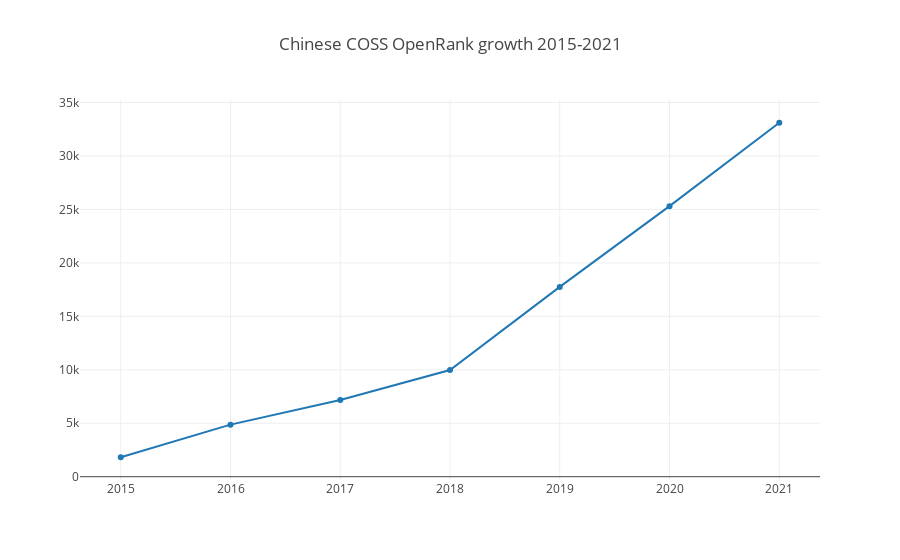

Notebook source saved alongside this figure:
### Markdown cell above
## OpenRank growth for global COSS

### Code cell
openDigger.index.openrank.getRepoOpenrank({
    labelIntersect: [':companies/coss', ':regions/China'],
    startYear: 2015,
    endYear: 2021,
    startMonth: 1,
    endMonth: 12,
    groupTimeRange: 'year',
    groupBy: 'Company',
    limit: -1
}).then(data => {
    var x = [2015, 2016, 2017, 2018, 2019, 2020, 2021];
    var y = [];
    for (var i = 0; i < x.length; i++) {
        var openrank = 0;
        data.forEach(row => openrank += row.openrank[i] ?? 0);
        y.push(openrank);
    }
    openDigger.render.plotly([{
        x,
        y,
        name: 'openrank'
    }], {title: 'Chinese COSS OpenRank growth 2015-2021'});
});

### Figure 1 — Plotly figure (JSON) as saved in the notebook; plotly's stock layout.template omitted (floating-point values rounded to 4 significant figures)
{"data": [{"name": "openrank", "x": [2015, 2016, 2017, 2018, 2019, 2020, 2021], "y": [1820.0, 4871.0, 7183.0, 9979.0, 17750.0, 25300.0, 33110.0]}], "layout": {"autosize": true, "title": {"text": "Chinese COSS OpenRank growth 2015-2021"}, "xaxis": {"autorange": true, "range": [2015.0, 2021.0], "type": "linear"}, "yaxis": {"autorange": true, "range": [-761.6, 35690.0], "type": "linear"}}}
